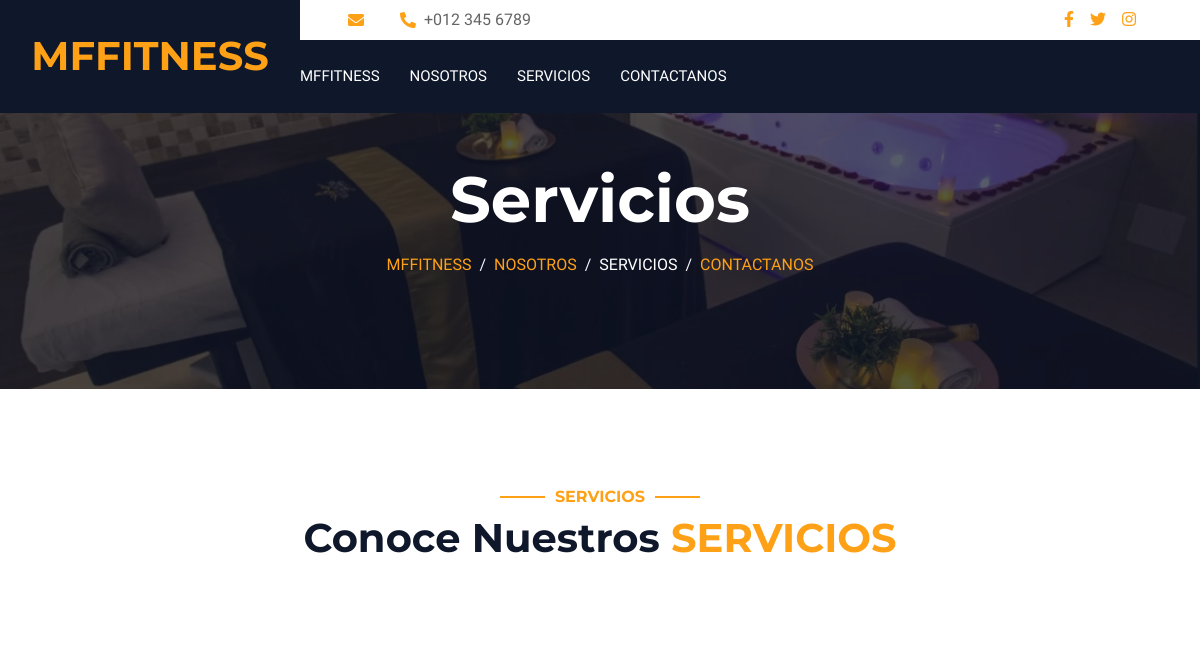
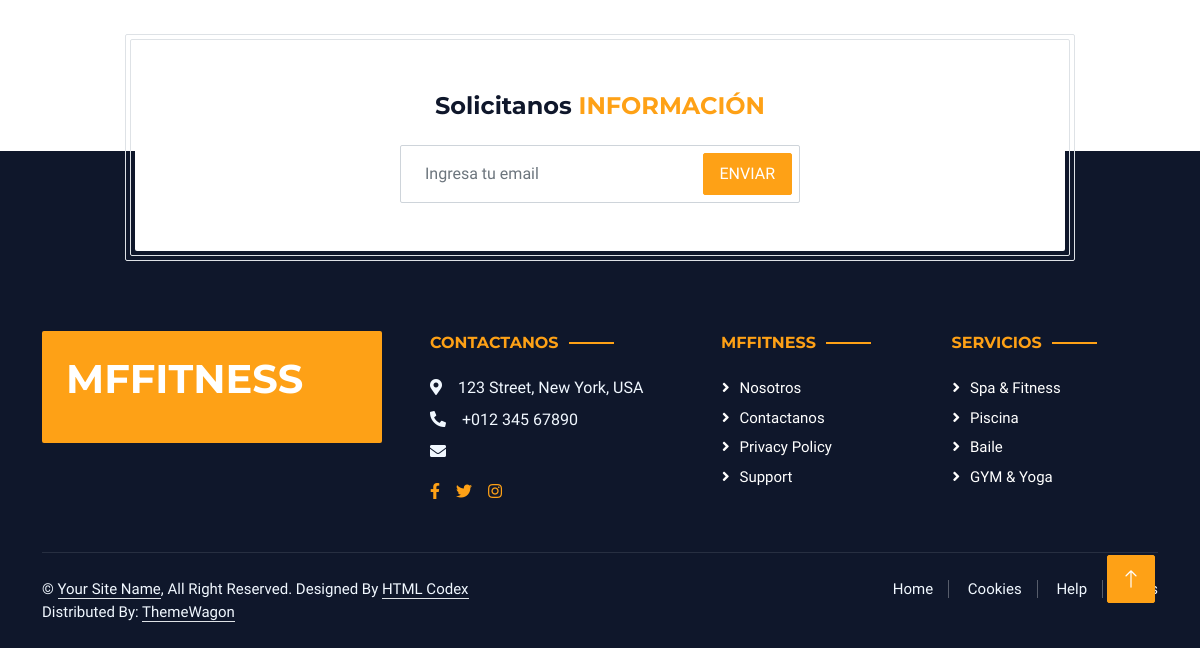
/services/, run on an earlier commit of the app's database (2 pictures, top to bottom).
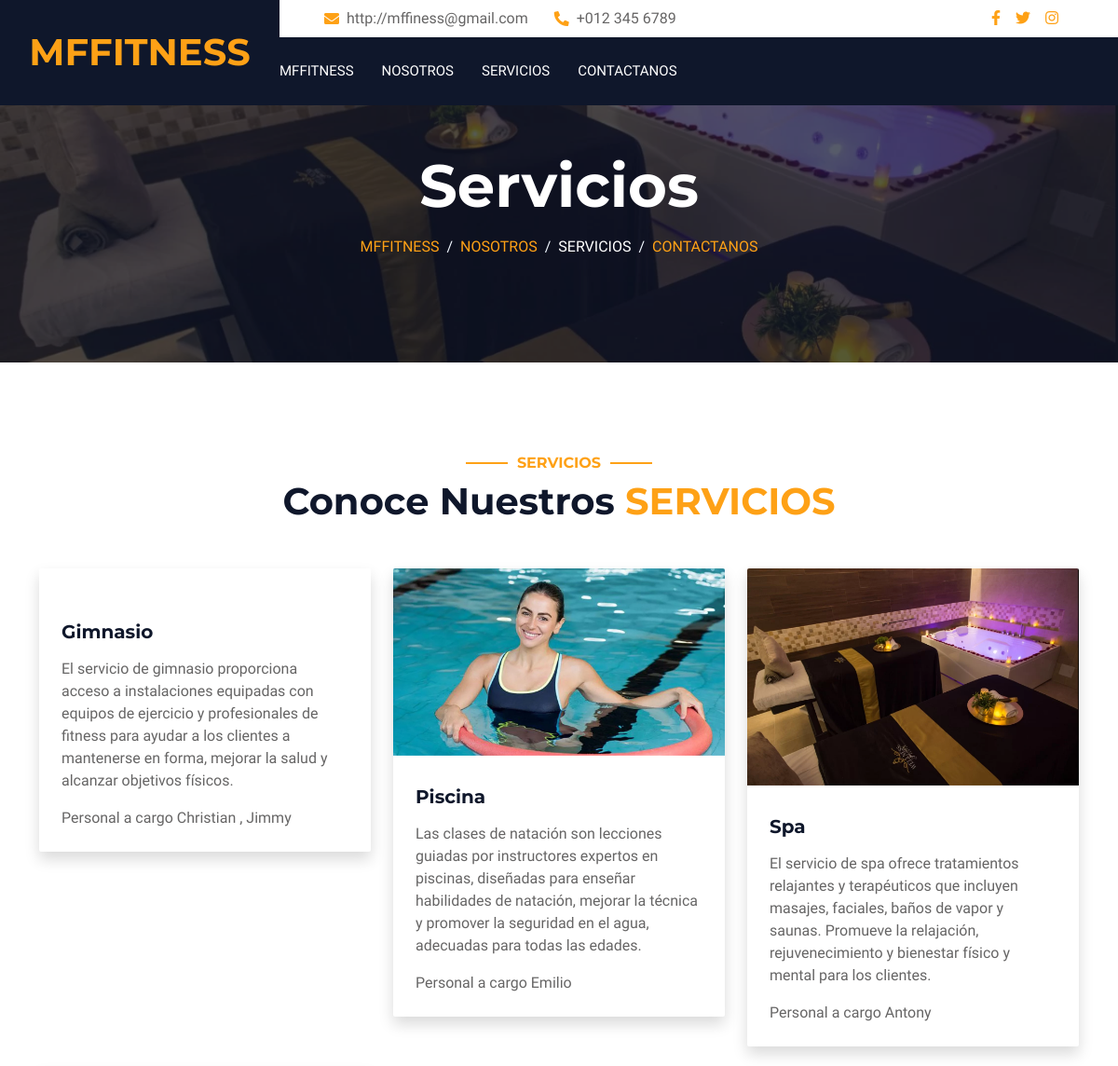
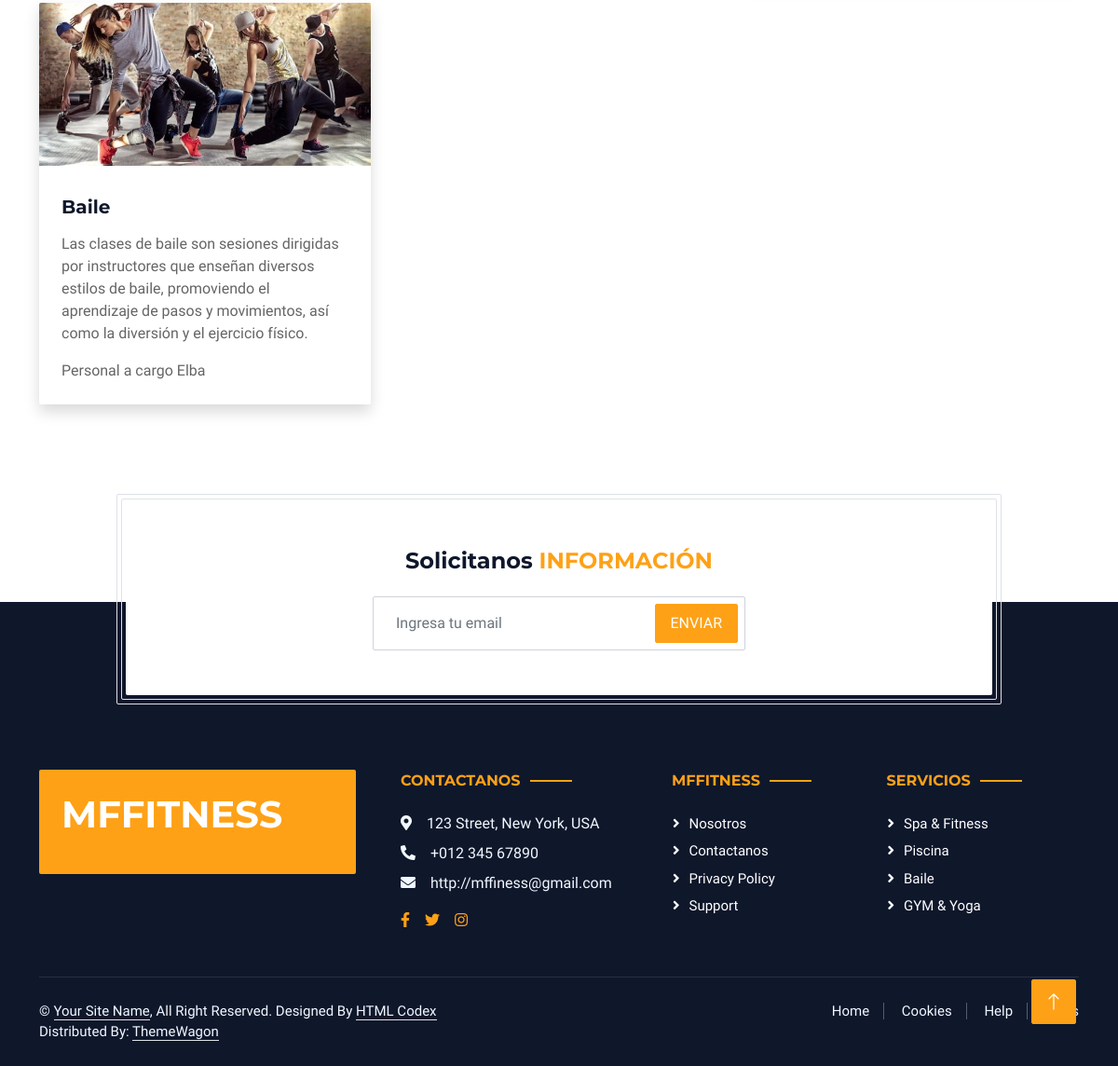
And on a later commit of the database (2 pictures, top to bottom).
### social/models.py (models this page shows, shortened)
class Social(models.Model):
    key=models.SlugField(verbose_name='nombre clave',max_length=50, unique=True)
    name=models.CharField(max_length=50, verbose_name='red social')
    url=models.URLField(verbose_name='enlace',null=True, blank=True)
    created=models.DateTimeField(auto_now_add=True, verbose_name='creacion')
    updated=models.DateTimeField(auto_now=True, verbose_name="modificacion")
    class Meta:
        verbose_name="Red Social"
        verbose_name_plural="Redes Sociales"
        ordering=["-created"]

### services/models.py (models this page shows, shortened)
class Servicio(models.Model):
    service=models.CharField(max_length=100,verbose_name='Servicio')
    content=models.TextField(verbose_name='Contenido')
    image=models.ImageField(verbose_name='Imagen',upload_to="services")
    responsible=models.ManyToManyField(Team, verbose_name="Responsable")
    created=models.DateTimeField(auto_now_add=True,verbose_name='creado')
    updated=models.DateTimeField(auto_now=True,verbose_name='modificado')
    class Meta:
        verbose_name="Servicio"
        verbose_name_plural="Servicios"
        ordering=["created"]

### about/models.py (models this page shows, shortened)
class Team(models.Model):
    name=models.CharField(max_length=100, verbose_name='Nombre')
    lastname=models.CharField(max_length=100, verbose_name='Apellido')
    position=models.CharField(max_length=100, verbose_name='Cargo')
    image=models.ImageField(verbose_name='Imagen', upload_to="about")
    descript=models.TextField(verbose_name="Descripción",null=True, blank=True)
    urlFacebook=models.URLField(verbose_name='Enlace Facebook',null=True, blank=True)
    urlInstagram=models.URLField(verbose_name='Enlace Instagram',null=True, blank=True)
    created=models.DateTimeField(auto_now_add=True, verbose_name='Creación')
    updated=models.DateTimeField(auto_now=True, verbose_name="Modificación")
    class Meta:
        verbose_name="Empleado"
        verbose_name_plural="Equipo de trabajo"
        ordering=["created"]

### services/views.py (the view)
# urls.py: path('services/', include('services.urls')),
def services(request):
    servicios=Servicio.objects.all()
    return render(request, "services/services.html",{'servicios': servicios})

### social/processors.py (called while the page is built)
def context(request):
    dict={}
    listSocial=Social.objects.all()
    for social in listSocial:
        dict[social.key]=social.url
    return dict

### services/templates/services/services.html (shortened to what this page needs)
{% extends 'core/base.html' %}
{% block background %}{% load static %}{% static 'core/img/spa3.webp'%}{% endblock  %}
{% block header %}
<h1 class="display-3 text-white mb-3 animated slideInDown">Servicios</h1>
                    <nav aria-label="breadcrumb">
                        <ol class="breadcrumb justify-content-center text-uppercase">
                            <li class="breadcrumb-item"><a href="{% url 'home'%}">MfFitness</a></li>
                            <li class="breadcrumb-item"><a href="{% url 'about'%}">Nosotros</a></li>
                            <li class="breadcrumb-item text-white  active" aria-current="page">Servicios</li>
                            <li class="breadcrumb-item"><a href="{% url 'contact'%}">Contactanos</a></li>
                        </ol>
                    </nav>
{% endblock  %}
{% block content %}
     <div class="container-xxl py-5">
        <div class="container">
            <div class="text-center wow fadeInUp" data-wow-delay="0.1s">
                <h6 class="section-title text-center text-primary text-uppercase">Servicios</h6>
                <h1 class="mb-5">Conoce Nuestros <span class="text-primary text-uppercase">Servicios</span></h1>
            </div>
            <div class="row g-4">
                {% for service in servicios  %}
                <div class="col-lg-4 col-md-6 wow fadeInUp" data-wow-delay="0.1s">
                    <div class="room-item shadow rounded overflow-hidden">
                        <div class="position-relative">
                            <img class="img-fluid" src="{{service.image.url}}" alt="">
                        </div>
                        <div class="p-4 mt-2">
                            <div class="d-flex justify-content-between mb-3">
                                <h5 class="mb-0">{{service.service}}</h5>
                            </div>
                            <p class="text-body mb-3">{{service.content}}</p>
                            <p class="mb-0 mbt">
                                <span class="section-heading-under">Personal a cargo
                                  {% for personal in service.responsible.all %}
                                  {{personal.name}} {% if not forloop.last %},{% endif %}</spam>
                                  {% endfor %}
                              </p>
                        </div>
                    </div>
                </div>
                {% endfor %}
            </div>
        </div>
    </div>
{% endblock  %}

### core/templates/core/base.html (shortened to what the changed rows need)
<!DOCTYPE html>
<html lang="en">
<head>
    {% load static %}
    <link href="https://cdnjs.cloudflare.com/ajax/libs/font-awesome/5.10.0/css/all.min.css" rel="stylesheet">
    <link href="https://cdn.jsdelivr.net/npm/bootstrap-icons@1.4.1/font/bootstrap-icons.css" rel="stylesheet">
    <link href="{% static 'core/lib/animate/animate.min.css' %}" rel="stylesheet">
    <link href="{% static 'core/lib/owlcarousel/assets/owl.carousel.min.css' %}" rel="stylesheet">
    <link href="{% static 'core/lib/tempusdominus/css/tempusdominus-bootstrap-4.min.css' %}" rel="stylesheet" />
    <link href="{% static 'core/css/bootstrap.min.css' %}" rel="stylesheet">
    <link href="{% static 'core/css/style.css' %}" rel="stylesheet">
</head>
<body>
    <div class="container-xxl bg-white p-0">
        <div class="container-fluid bg-dark px-0">
            <div class="row gx-0">
                <div class="col-lg-3 bg-dark d-none d-lg-block">
                    <a href="{% url 'home'%}" class="navbar-brand w-100 h-100 m-0 p-0 d-flex align-items-center justify-content-center">
                        <h1 class="m-0 text-primary text-uppercase">MFfitness</h1>
                    </a>
                </div>
                <div class="col-lg-9">
                    <div class="row gx-0 bg-white d-none d-lg-flex">
                        <div class="col-lg-7 px-5 text-start">
                            <div class="h-100 d-inline-flex align-items-center py-2 me-4">
                                <i class="fa fa-envelope text-primary me-2"></i>
                                <p class="mb-0">{{red_correo}}</p>
                            </div>
                        </div>
                    </div>
                </div>
            </div>
        </div>
        <div class="container-fluid page-header mb-5 p-0" style="background-image: url('{% block background %}{% endblock %}');">
            <div class="container-fluid page-header-inner py-5">
                <div class="container text-center pb-5">
                    {% block header %} {% endblock%}
                </div>
            </div>
        </div>
        {% block content %}{% endblock %}
        <div class="container-fluid bg-dark text-light footer wow fadeIn" data-wow-delay="0.1s">
            <div class="container pb-5">
                <div class="row g-5">
                    <div class="col-md-6 col-lg-4">
                        <div class="bg-primary rounded p-4">
                            <a href="{% url 'home'%}"><h1 class="text-white text-uppercase mb-3">MfFitness</h1></a>
                        </div>
                    </div>
                    <div class="col-md-6 col-lg-3">
                        <h6 class="section-title text-start text-primary text-uppercase mb-4">Contactanos</h6>
                        <p class="mb-2"><i class="fa fa-map-marker-alt me-3"></i>123 Street, New York, USA</p>
                        <p class="mb-2"><i class="fa fa-phone-alt me-3"></i>+012 345 67890</p>
                        <p class="mb-2"><i class="fa fa-envelope me-3"></i>{{red_correo}}</p>
                        <div class="d-flex pt-2">
                            <a class="me-3" href="{{red_facebook}}"><i class="fab fa-facebook-f"></i></a>
                                <a class="me-3" href="{{red_twitter}}"><i class="fab fa-twitter"></i></a>
                                <a class="me-3" href="{{red_instagram}}"><i class="fab fa-instagram"></i></a>
                        </div>
                    </div>
                </div>
            </div>
        </div>
    </div>
</body>
</html>

What changed in the data, as far as the page shows it:
added Social: url "http://mffiness@gmail.com"
added Servicio: service "Gimnasio", content "El servicio de gimnasio proporciona acceso a instalaciones equipadas con equipos de ejercicio y profesionales de fitness para ayudar a los clientes a mantenerse en forma, mejorar la salud y alcanzar objetivos físicos."
added Team: name "Christian", shown under "Gimnasio"
added Team: name "Jimmy", shown under "Gimnasio"
added Servicio: image (picture), service "Piscina", content "Las clases de natación son lecciones guiadas por instructores expertos en piscinas, diseñadas para enseñar habilidades de natación, mejorar la técnica y promover la seguridad en el agua, adecuadas para todas las edades."
added Team: name "Emilio", shown under "Piscina"
added Servicio: image (picture), service "Spa", content "El servicio de spa ofrece tratamientos relajantes y terapéuticos que incluyen masajes, faciales, baños de vapor y saunas. Promueve la relajación, rejuvenecimiento y bienestar físico y mental para los clientes."
added Team: name "Antony", shown under "Spa"
added Servicio: image (picture), service "Baile", content "Las clases de baile son sesiones dirigidas por instructores que enseñan diversos estilos de baile, promoviendo el aprendizaje de pasos y movimientos, así como la diversión y el ejercicio físico."
added Team: name "Elba", shown under "Baile"
